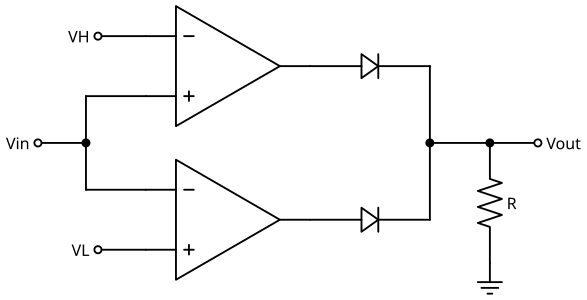

Python code for this plot:
# SPDX-License-Identifier: MIT
"""Window comparator: two comparators (Vin > VH, Vin < VL) joined by diodes (OR) with a pull-down resistor."""
import sys
import pathlib

sys.path.insert(0, str(pathlib.Path(__file__).resolve().parents[2] / "tools"))
from drawing import setup_drawing  # noqa: E402
import schemdraw.elements as elm  # noqa: E402

with setup_drawing(show=False) as d:
    a = d.add(elm.Opamp(leads=True).anchor("center").at((0, 1.6)))
    b = d.add(elm.Opamp(leads=True).anchor("center").at((0, -1.6)))
    xl = a.in2[0] - 1.25
    d.add(elm.Line().at(a.in2).tox(xl))
    d.add(elm.Line().toy(b.in1))
    d.add(elm.Line().tox(b.in1))
    d.add(elm.Dot().at((xl, 0)))
    d.add(elm.Line().at((xl, 0)).left(1.0))
    d.add(elm.Dot(open=True).label("Vin", loc="left"))
    d.add(elm.Line().at(a.in1).left(1.0))
    d.add(elm.Dot(open=True).label("VH", loc="left"))
    d.add(elm.Line().at(b.in2).left(1.0))
    d.add(elm.Dot(open=True).label("VL", loc="left"))
    d.add(elm.Diode().at(a.out).right())
    xn = d.here[0]
    d.add(elm.Line().toy(0))
    d.add(elm.Diode().at(b.out).right())
    d.add(elm.Line().toy(0))
    d.add(elm.Dot().at((xn, 0)))
    d.add(elm.Line().at((xn, 0)).right(1.25))
    m = d.here
    d.add(elm.Dot())
    d.add(elm.Line().right(1.0))
    d.add(elm.Dot(open=True).label("Vout", loc="right"))
    d.add(elm.Resistor().at(m).down().label("R", loc="bottom"))
    d.add(elm.Ground())
    d.save(str(pathlib.Path(__file__).with_name("circuit.svg")))
print("wrote circuit.svg")
